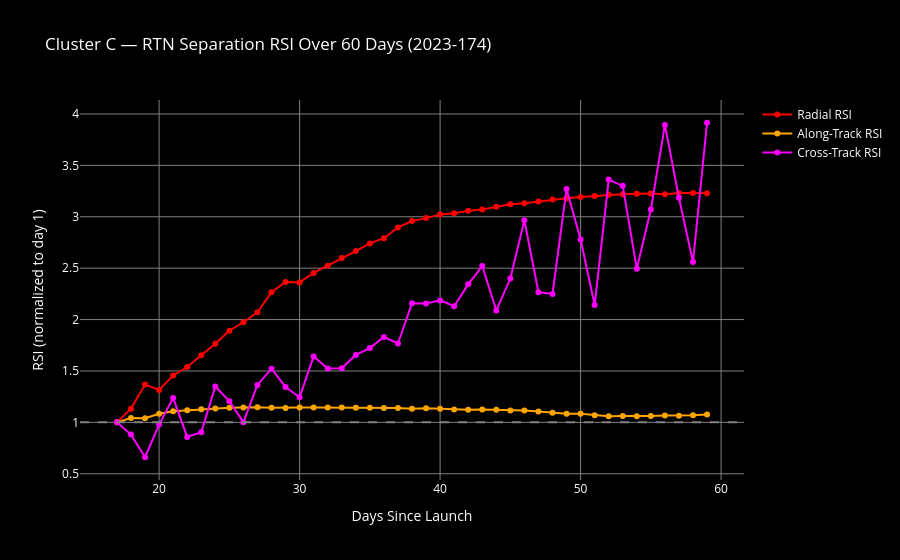
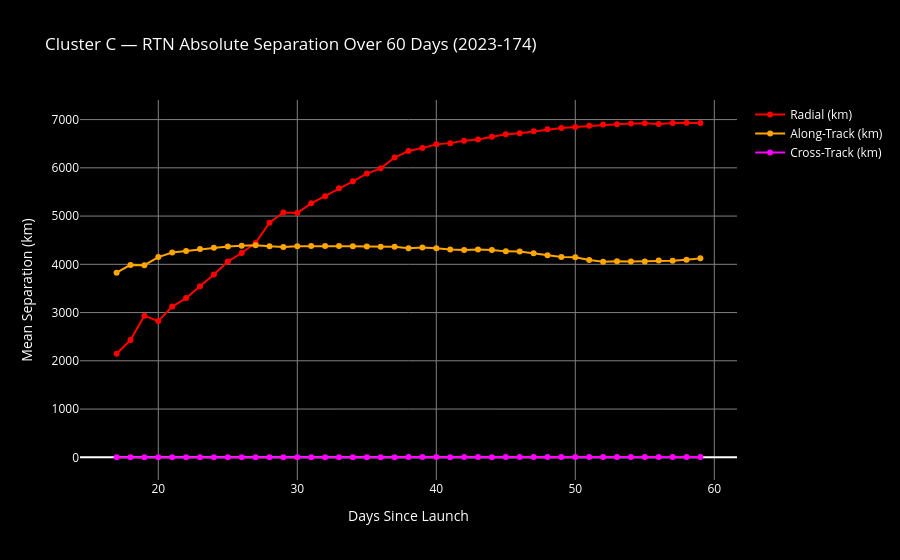

The code cell stored with these charts, in order, in its notebook:
### Code cell
results_t9 = run_mission_analysis('2023-174', '2023-11-11', session, history_days=60)

### Figure 1 — Plotly figure (JSON) as saved in the notebook; plotly's stock layout.template omitted (floating-point values rounded to 4 significant figures)
{"data": [{"line": {"color": "red", "width": 2}, "mode": "lines+markers", "name": "Radial RSI", "type": "scatter", "x": [17, 18, 19, 20, 21, 22, 23, 24, 25, 26, 27, 28, 29, 30, 31, 32, 33, 34, 35, 36, 37, 38, 39, 40, 41, 42, 43, 44, 45, 46, 47, 48, 49, 50, 51, 52, 53, 54, 55, 56, 57, 58, 59], "y": [1, 1.133, 1.369, 1.316, 1.456, 1.538, 1.653, 1.766, 1.891, 1.974, 2.071, 2.266, 2.365, 2.361, 2.454, 2.523, 2.598, 2.666, 2.741, 2.791, 2.896, 2.959, 2.987, 3.023, 3.035, 3.057, 3.07, 3.098, 3.121, 3.131, 3.149, 3.168, 3.181, 3.192, 3.202, 3.215, 3.219, 3.225, 3.227, 3.22, 3.23, 3.232, 3.229]}, {"line": {"color": "orange", "width": 2}, "mode": "lines+markers", "name": "Along-Track RSI", "type": "scatter", "x": [17, 18, 19, 20, 21, 22, 23, 24, 25, 26, 27, 28, 29, 30, 31, 32, 33, 34, 35, 36, 37, 38, 39, 40, 41, 42, 43, 44, 45, 46, 47, 48, 49, 50, 51, 52, 53, 54, 55, 56, 57, 58, 59], "y": [1, 1.042, 1.04, 1.084, 1.109, 1.117, 1.128, 1.135, 1.142, 1.145, 1.148, 1.142, 1.139, 1.143, 1.144, 1.144, 1.144, 1.143, 1.142, 1.141, 1.141, 1.132, 1.136, 1.132, 1.125, 1.122, 1.126, 1.123, 1.115, 1.114, 1.105, 1.094, 1.084, 1.083, 1.069, 1.059, 1.062, 1.06, 1.061, 1.066, 1.065, 1.069, 1.077]}, {"line": {"color": "magenta", "width": 2}, "mode": "lines+markers", "name": "Cross-Track RSI", "type": "scatter", "x": [17, 18, 19, 20, 21, 22, 23, 24, 25, 26, 27, 28, 29, 30, 31, 32, 33, 34, 35, 36, 37, 38, 39, 40, 41, 42, 43, 44, 45, 46, 47, 48, 49, 50, 51, 52, 53, 54, 55, 56, 57, 58, 59], "y": [1, 0.8809, 0.6607, 0.9781, 1.238, 0.8584, 0.9038, 1.349, 1.206, 1.002, 1.364, 1.522, 1.344, 1.245, 1.64, 1.524, 1.527, 1.656, 1.723, 1.831, 1.767, 2.16, 2.155, 2.187, 2.13, 2.343, 2.52, 2.089, 2.399, 2.966, 2.266, 2.249, 3.271, 2.78, 2.141, 3.361, 3.301, 2.494, 3.071, 3.894, 3.184, 2.56, 3.915]}], "layout": {"font": {"color": "white"}, "legend": {"bgcolor": "black"}, "paper_bgcolor": "black", "plot_bgcolor": "black", "shapes": [{"line": {"color": "gray", "dash": "dash"}, "type": "line", "x0": 0, "x1": 1, "xref": "x domain", "y0": 1, "y1": 1, "yref": "y"}], "title": {"text": "Cluster C — RTN Separation RSI Over 60 Days (2023-174)"}, "xaxis": {"gridcolor": "gray", "title": {"text": "Days Since Launch"}}, "yaxis": {"gridcolor": "gray", "title": {"text": "RSI (normalized to day 1)"}}}}

### Figure 2 — Plotly figure (JSON) as saved in the notebook; plotly's stock layout.template omitted (floating-point values rounded to 4 significant figures)
{"data": [{"line": {"color": "red", "width": 2}, "mode": "lines+markers", "name": "Radial (km)", "type": "scatter", "x": [17, 18, 19, 20, 21, 22, 23, 24, 25, 26, 27, 28, 29, 30, 31, 32, 33, 34, 35, 36, 37, 38, 39, 40, 41, 42, 43, 44, 45, 46, 47, 48, 49, 50, 51, 52, 53, 54, 55, 56, 57, 58, 59], "y": [2146.0, 2431.0, 2937.0, 2823.0, 3125.0, 3301.0, 3547.0, 3788.0, 4058.0, 4235.0, 4444.0, 4862.0, 5074.0, 5066.0, 5264.0, 5412.0, 5574.0, 5720.0, 5881.0, 5989.0, 6214.0, 6348.0, 6409.0, 6486.0, 6512.0, 6560.0, 6588.0, 6646.0, 6696.0, 6717.0, 6757.0, 6798.0, 6825.0, 6848.0, 6870.0, 6899.0, 6906.0, 6919.0, 6923.0, 6909.0, 6931.0, 6934.0, 6927.0]}, {"line": {"color": "orange", "width": 2}, "mode": "lines+markers", "name": "Along-Track (km)", "type": "scatter", "x": [17, 18, 19, 20, 21, 22, 23, 24, 25, 26, 27, 28, 29, 30, 31, 32, 33, 34, 35, 36, 37, 38, 39, 40, 41, 42, 43, 44, 45, 46, 47, 48, 49, 50, 51, 52, 53, 54, 55, 56, 57, 58, 59], "y": [3828.0, 3988.0, 3982.0, 4151.0, 4245.0, 4278.0, 4316.0, 4344.0, 4371.0, 4384.0, 4395.0, 4373.0, 4361.0, 4377.0, 4379.0, 4377.0, 4379.0, 4373.0, 4370.0, 4366.0, 4366.0, 4334.0, 4349.0, 4333.0, 4305.0, 4297.0, 4308.0, 4299.0, 4268.0, 4266.0, 4230.0, 4186.0, 4150.0, 4146.0, 4091.0, 4053.0, 4064.0, 4056.0, 4060.0, 4079.0, 4076.0, 4093.0, 4123.0]}, {"line": {"color": "magenta", "width": 2}, "mode": "lines+markers", "name": "Cross-Track (km)", "type": "scatter", "x": [17, 18, 19, 20, 21, 22, 23, 24, 25, 26, 27, 28, 29, 30, 31, 32, 33, 34, 35, 36, 37, 38, 39, 40, 41, 42, 43, 44, 45, 46, 47, 48, 49, 50, 51, 52, 53, 54, 55, 56, 57, 58, 59], "y": [1.763, 1.553, 1.164, 1.724, 2.182, 1.513, 1.593, 2.377, 2.126, 1.767, 2.404, 2.682, 2.369, 2.194, 2.891, 2.687, 2.691, 2.918, 3.037, 3.226, 3.115, 3.806, 3.799, 3.854, 3.754, 4.129, 4.442, 3.682, 4.228, 5.228, 3.994, 3.964, 5.765, 4.899, 3.774, 5.925, 5.818, 4.395, 5.413, 6.863, 5.612, 4.512, 6.9]}], "layout": {"font": {"color": "white"}, "legend": {"bgcolor": "black"}, "paper_bgcolor": "black", "plot_bgcolor": "black", "title": {"text": "Cluster C — RTN Absolute Separation Over 60 Days (2023-174)"}, "xaxis": {"gridcolor": "gray", "title": {"text": "Days Since Launch"}}, "yaxis": {"gridcolor": "gray", "title": {"text": "Mean Separation (km)"}}}}
